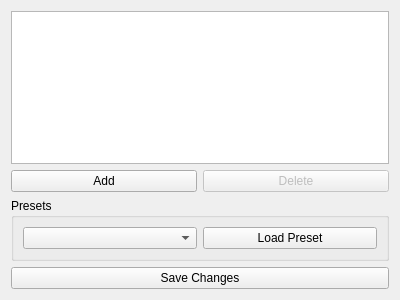
<?xml version="1.0" encoding="UTF-8"?>
<ui version="4.0">
 <class>BufferDataView</class>
 <widget class="QWidget" name="BufferDataView">
  <property name="geometry">
   <rect>
    <x>0</x>
    <y>0</y>
    <width>400</width>
    <height>300</height>
   </rect>
  </property>
  <property name="windowTitle">
   <string>Form</string>
  </property>
  <layout class="QGridLayout" name="gridLayout">
   <item row="2" column="0">
    <widget class="QGroupBox" name="presetsGroup">
     <property name="title">
      <string>Presets</string>
     </property>
     <layout class="QGridLayout" name="gridLayout_2">
      <item row="0" column="0">
       <layout class="QHBoxLayout" name="horizontalLayout">
        <item>
         <widget class="QComboBox" name="presetComboBox"/>
        </item>
        <item>
         <widget class="QPushButton" name="loadPresetButton">
          <property name="text">
           <string>Load Preset</string>
          </property>
         </widget>
        </item>
       </layout>
      </item>
     </layout>
    </widget>
   </item>
   <item row="0" column="0">
    <widget class="QTableView" name="tableView">
     <attribute name="horizontalHeaderDefaultSectionSize">
      <number>75</number>
     </attribute>
    </widget>
   </item>
   <item row="1" column="0">
    <layout class="QHBoxLayout" name="horizontalLayout_2">
     <item>
      <widget class="QPushButton" name="addButton">
       <property name="text">
        <string>Add</string>
       </property>
      </widget>
     </item>
     <item>
      <widget class="QPushButton" name="deleteButton">
       <property name="enabled">
        <bool>false</bool>
       </property>
       <property name="text">
        <string>Delete</string>
       </property>
      </widget>
     </item>
    </layout>
   </item>
   <item row="3" column="0">
    <widget class="QPushButton" name="saveChanges">
     <property name="text">
      <string>Save Changes</string>
     </property>
    </widget>
   </item>
  </layout>
 </widget>
 <resources/>
 <connections/>
</ui>
